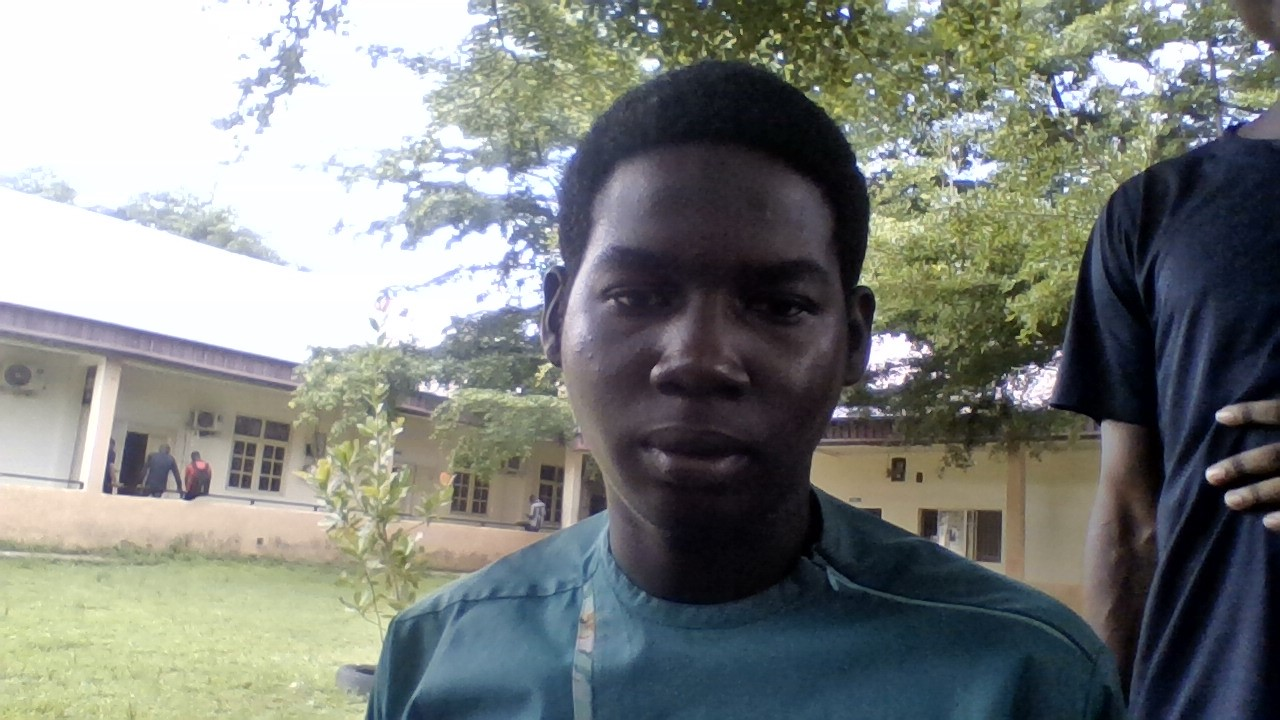
#> input picture ashur.jpg, 1280 x 720 px
$ python picture.py
#> lines starting #> are read from the running program, lines starting #| are printed output that depends on the picture; after the words box and inside, x2 and y2 are one past the last pixel; in counts of white or black regions, pixels touching at a corner belong together
import cv2

face_haar_cascade = cv2.CascadeClassifier('haarcascade_frontalface_default.xml')

image = cv2.imread('ashur.jpg')
#> image is the input picture: shape (720, 1280, 3); mean B, G, R 127.2, 130.8, 126.9

grey = cv2.cvtColor(image, cv2.COLOR_BGR2GRAY)
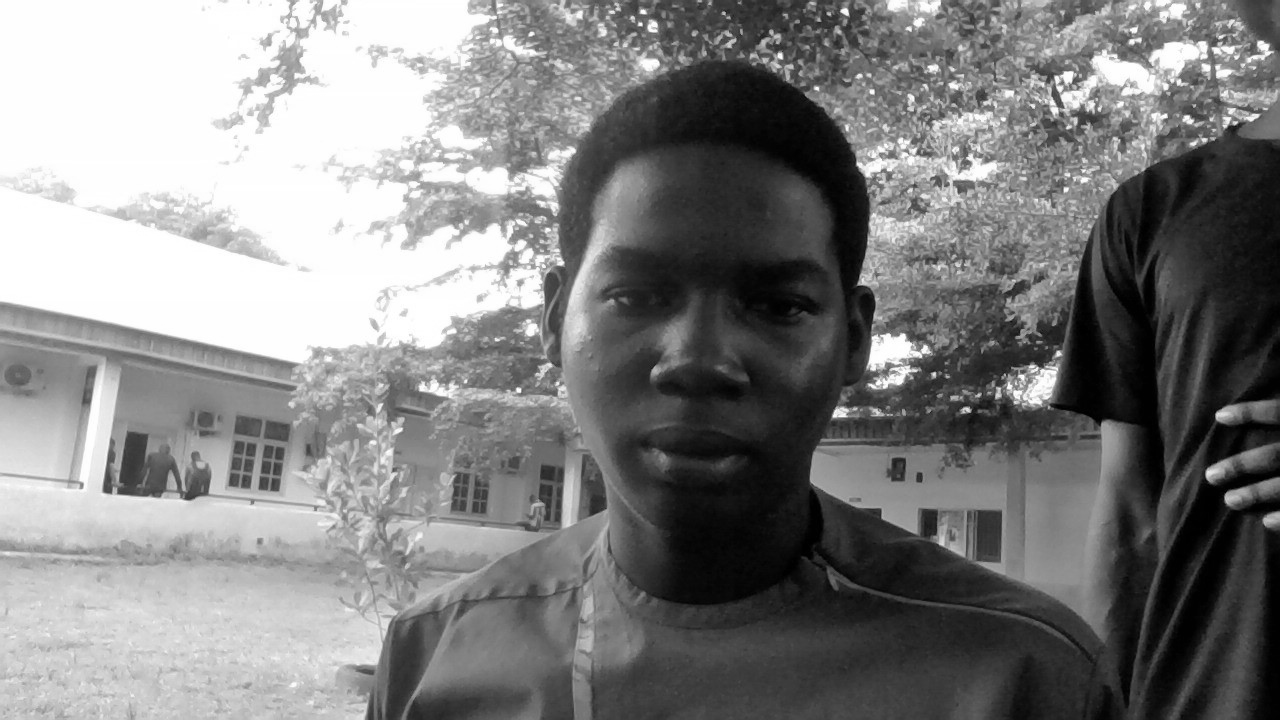
#> grey: shape (720, 1280); min 0, max 255, mean 129.2

# cv2.imshow("Grey", grey)

# cv2.waitKey(0)

faces = face_haar_cascade.detectMultiScale(grey, 1.1, 4)
#> faces = [[849, 135, 59, 59], [564, 598, 71, 71], [389, 34, 92, 92], [541, 160, 341, 341]]
for (x, y, w, h) in faces:
    cv2.rectangle(image, (x, y), (x + w, y + h), (0, 255, 0), 5)
#> this loop made 4 passes
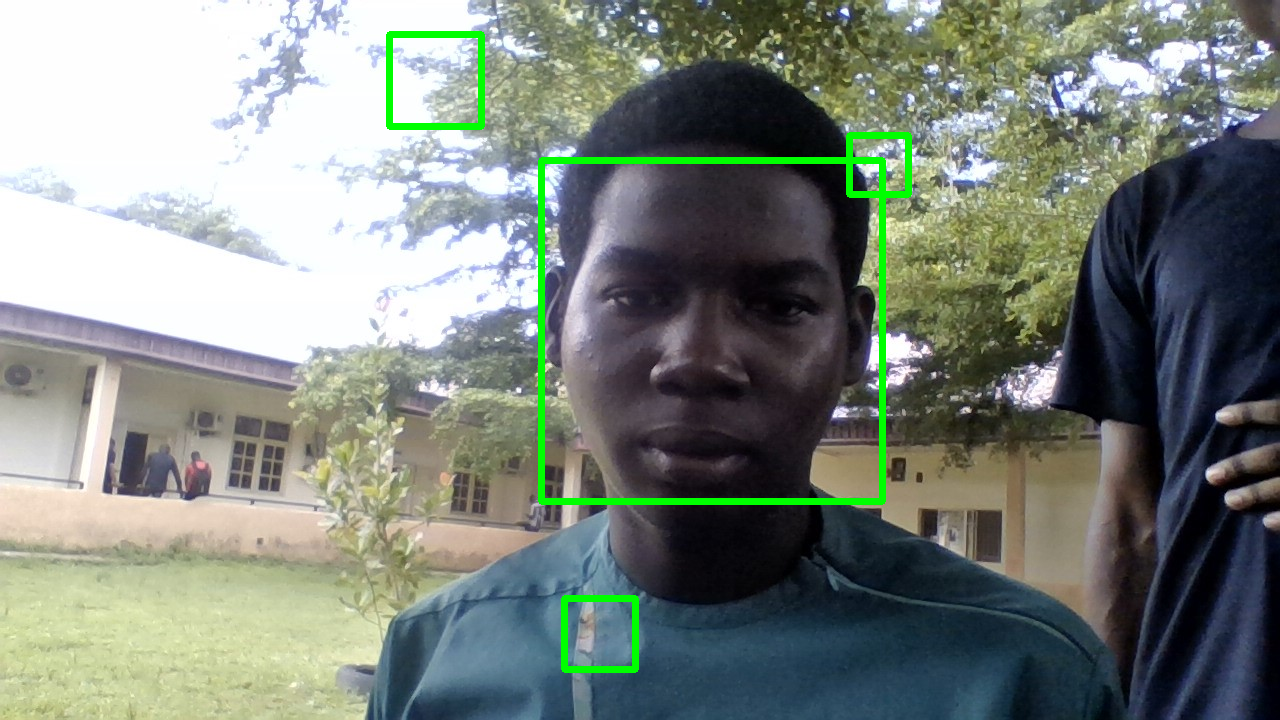
#> image: shape (720, 1280, 3); 1.69% of pixels changed, all inside (x1, y1, x2, y2) = (386, 31, 912, 673)

cv2.imshow("Faces", image)
cv2.waitKey(0)
